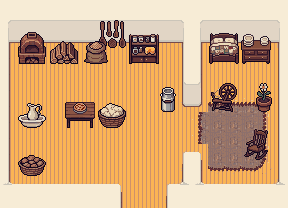

A level layout from a 2D game, rendered from its tile map. Below: a short description, then the map file with its tile-grid data intact:
An orthogonal 18x13 tile map with 16x16 px tiles, 6 tile layers (Floor, Walls, Rug, Decor, ...), 5 tilesets and 10 objects (start, warp, marker, soundscape).

<map version="1.10" tiledversion="1.11.0" orientation="orthogonal" renderorder="right-down" width="18" height="13" tilewidth="16" tileheight="16" infinite="0" nextlayerid="9" nextobjectid="11">
 <tileset firstgid="1" source="../tilesets/bloomvale-cottage-terrain.tsx" />
 <tileset firstgid="41" source="../tilesets/bloomvale-cottage-decor.tsx" />
 <tileset firstgid="45" source="../tilesets/bloomvale-cottage-furniture.tsx" />
 <tileset firstgid="480" source="../tilesets/collision.tsx" />
 <tileset firstgid="482" source="../tilesets/bloomvale-cottage-props.tsx" />
 <layer id="1" name="Floor" width="18" height="13">
  <data encoding="csv">
1,1,1,1,1,1,1,1,1,1,1,1,1,1,1,1,1,1,
1,1,1,1,1,1,1,1,1,1,1,1,1,1,1,1,1,1,
1,1,1,1,1,1,1,1,1,1,1,1,1,1,1,1,1,1,
1,1,1,1,1,1,1,1,1,1,1,1,1,1,1,1,1,1,
1,1,1,1,1,1,1,1,1,1,1,1,1,1,1,1,1,1,
1,1,1,1,1,1,1,1,1,1,1,1,1,1,1,1,1,1,
1,1,1,1,1,1,1,1,1,1,1,1,1,1,1,1,1,1,
1,1,1,1,1,1,1,1,1,1,1,1,1,1,1,1,1,1,
1,1,1,1,1,1,1,1,1,1,1,1,1,1,1,1,1,1,
1,1,1,1,1,1,1,1,1,1,1,1,1,1,1,1,1,1,
1,1,1,1,1,1,1,1,1,1,1,1,1,1,1,1,1,1,
1,1,1,1,1,1,1,1,1,1,1,1,1,1,1,1,1,1,
1,1,1,1,1,1,1,1,1,1,1,1,1,1,1,1,1,1
</data>
 </layer>
 <layer id="2" name="Walls" width="18" height="13">
  <data encoding="csv">
7,7,7,7,7,7,7,7,7,7,7,7,7,7,7,7,7,7,
12,13,13,13,13,13,13,13,13,13,13,19,12,13,13,13,13,19,
15,16,16,16,16,16,16,16,16,16,16,22,15,16,16,16,16,22,
9,0,0,0,0,0,0,0,0,0,0,6,9,0,0,0,0,6,
9,0,0,0,0,0,0,0,0,0,0,6,9,0,0,0,0,6,
9,0,0,0,0,0,0,0,0,0,0,18,14,0,0,0,0,6,
9,0,0,0,0,0,0,0,0,0,0,21,17,0,0,0,0,6,
9,0,0,0,0,0,0,0,0,0,0,0,0,0,0,0,0,6,
9,0,0,0,0,0,0,0,0,0,0,0,0,0,0,0,0,6,
9,0,0,0,0,0,0,0,0,0,0,2,4,0,0,0,0,6,
9,0,0,0,0,0,0,0,0,0,0,5,9,0,0,0,0,6,
10,3,3,3,3,3,3,4,0,0,2,11,10,3,3,3,3,11,
7,7,7,7,7,7,7,9,0,0,5,7,7,7,7,7,7,7
</data>
 </layer>
 <layer id="3" name="Rug" width="18" height="13">
  <data encoding="csv">
0,0,0,0,0,0,0,0,0,0,0,0,0,0,0,0,0,0,
0,0,0,0,0,0,0,0,0,0,0,0,0,0,0,0,0,0,
0,0,0,0,0,0,0,0,0,0,0,0,0,0,0,0,0,0,
0,0,0,0,0,0,0,0,0,0,0,0,0,0,0,0,0,0,
0,0,0,0,0,0,0,0,0,0,0,0,0,0,0,0,0,0,
0,0,0,0,0,0,0,0,0,0,0,0,0,0,0,0,0,0,
0,0,0,0,0,0,0,0,0,0,0,0,0,34,34,34,35,0,
0,0,0,0,0,0,0,0,0,0,0,0,36,37,37,37,27,0,
0,0,0,0,0,0,0,0,0,0,0,0,36,37,37,37,27,0,
0,0,0,0,0,0,0,0,0,0,0,0,0,37,37,37,27,0,
0,0,0,0,0,0,0,0,0,0,0,0,0,29,29,29,31,0,
0,0,0,0,0,0,0,0,0,0,0,0,0,0,0,0,0,0,
0,0,0,0,0,0,0,0,0,0,0,0,0,0,0,0,0,0
</data>
 </layer>
 <layer id="4" name="Decor" width="18" height="13">
  <data encoding="csv">
0,0,0,0,0,0,0,0,0,0,0,0,0,0,0,0,0,0,
0,0,0,0,0,0,41,42,0,0,0,0,0,0,0,0,0,0,
0,0,0,0,0,0,43,44,0,0,0,0,0,0,0,0,0,0,
0,0,0,0,0,0,0,0,0,0,0,0,0,0,0,0,0,0,
0,0,0,0,0,0,0,0,0,0,0,0,0,0,0,0,0,0,
0,0,0,0,0,0,0,0,0,0,0,0,0,0,0,0,0,0,
0,0,0,0,0,0,0,0,0,0,0,0,0,0,0,0,0,0,
0,0,0,0,0,0,0,0,0,0,0,0,0,0,0,0,0,0,
0,0,0,0,0,0,0,0,0,0,0,0,0,0,0,0,0,0,
0,0,0,0,0,0,0,0,0,0,0,0,0,0,0,0,0,0,
0,0,0,0,0,0,0,0,0,0,0,0,0,0,0,0,0,0,
0,0,0,0,0,0,0,0,0,0,0,0,0,0,0,0,0,0,
0,0,0,0,0,0,0,0,0,0,0,0,0,0,0,0,0,0
</data>
 </layer>
 <layer id="5" name="Dynamic" width="18" height="13">
  <data encoding="csv">
0,0,0,0,0,0,0,0,0,0,0,0,0,0,0,0,0,0,
0,0,0,0,0,0,0,0,0,0,0,0,0,0,0,0,0,0,
0,45,46,113,114,129,130,0,65,66,0,0,0,57,58,53,54,0,
0,47,48,115,116,131,132,0,67,68,0,0,0,59,60,55,56,0,
0,0,0,0,0,0,0,0,0,0,0,0,0,0,0,0,0,0,
0,0,0,0,0,0,0,0,0,0,105,0,0,197,198,0,73,0,
0,117,118,0,49,50,219,220,0,0,106,0,0,199,200,0,74,0,
0,119,120,0,51,52,221,222,0,0,0,0,0,0,0,0,0,0,
0,0,0,0,0,0,0,0,0,0,0,0,0,0,0,61,62,0,
0,125,126,0,0,0,0,0,0,0,0,0,0,0,0,63,64,0,
0,127,128,0,0,0,0,0,0,0,0,0,0,0,0,0,0,0,
0,0,0,0,0,0,0,0,0,0,0,0,0,0,0,0,0,0,
0,0,0,0,0,0,0,0,0,0,0,0,0,0,0,0,0,0
</data>
 </layer>
 <layer id="6" name="Collision" width="18" height="13">
  <data encoding="csv">
481,481,481,481,481,481,481,481,481,481,481,481,481,481,481,481,481,481,
481,481,481,481,481,481,481,481,481,481,481,481,481,481,481,481,481,481,
481,481,481,481,481,481,481,481,481,481,481,481,481,481,481,481,481,481,
481,481,481,481,481,481,481,481,481,481,481,481,481,481,481,481,481,481,
481,480,480,480,480,480,480,480,480,480,480,481,481,480,480,480,480,481,
481,480,480,480,480,480,480,480,480,480,480,481,481,480,480,480,480,481,
481,480,480,480,480,480,480,480,480,480,481,481,481,481,481,480,481,481,
481,481,481,480,481,481,481,481,480,480,480,480,480,480,480,480,480,481,
481,480,480,480,480,480,480,480,480,480,480,480,480,480,480,480,480,481,
481,480,480,480,480,480,480,480,480,480,480,481,481,480,480,481,481,481,
481,481,481,480,480,480,481,481,480,480,481,481,481,481,480,480,480,481,
481,481,481,481,481,481,481,481,480,480,481,481,481,481,481,481,481,481,
481,481,481,481,481,481,481,481,480,480,481,481,481,481,481,481,481,481
</data>
 </layer>
 <objectgroup id="7" name="Scenery">
  <object id="1" gid="553" x="88" y="62" width="64" height="64" />
  <object id="2" gid="604" x="136" y="62" width="64" height="64" />
  <object id="3" gid="601" x="72" y="174" width="64" height="64" />
  <object id="4" gid="588" x="88" y="174" width="64" height="64" />
  <object id="5" gid="551" x="136" y="174" width="64" height="64" />
  <object id="6" gid="594" x="184" y="174" width="64" height="64" />
 </objectgroup>
 <objectgroup id="8" name="Objects">
  <object id="7" x="144" y="168" name="start" type="start">
   <point />
  </object>
  <object id="8" x="128" y="176" name="front-door" type="warp" width="32" height="32">
   <properties>
    <property name="goto" value="Bloomvale,26.5,30.5" />
   </properties>
  </object>
  <object id="9" x="80" y="136" name="baker-table" type="marker">
   <point />
  </object>
  <object id="10" x="16" y="32" name="oven" type="soundscape" width="64" height="48">
   <properties>
    <property name="channel3" value="audio/ambient/campfire.flac, 0.29" />
    <property name="emit" value="3.0" type="float" />
   </properties>
  </object>
 </objectgroup>
</map>
